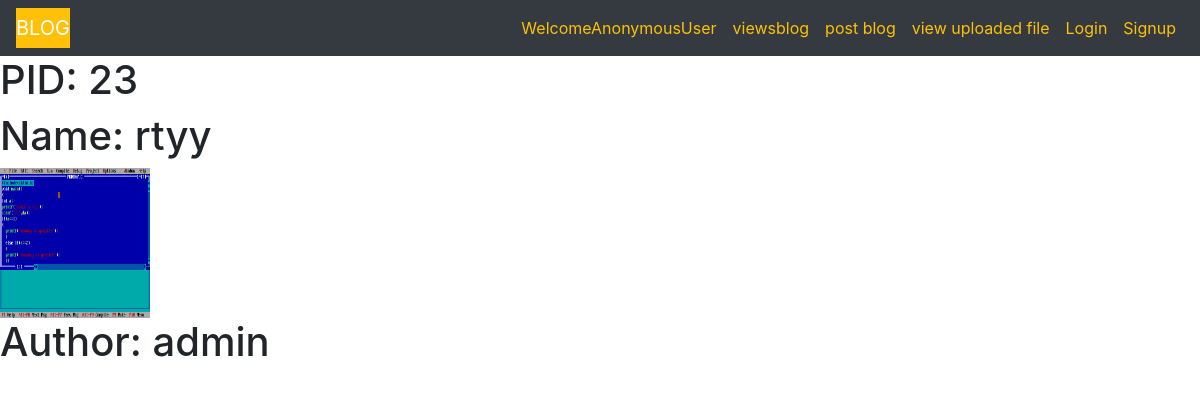
The page /detailproduct/23 on the database its author committed.
### blogapp/models.py (models this page shows)
class upload(models.Model):
    Title=models.CharField(max_length=30,default='')
    Description=models.CharField(max_length=500,default='')
    name=models.CharField(max_length=50)
    pic=models.FileField(upload_to='image/')
    author=models.CharField(max_length=50)
    upload_date=models.DateTimeField(default=datetime.now)

### blogapp/views.py (the view)
# urls.py: path('detailproduct/<pid>',views.Detailview),
def Detailview(request,pid):
    images=upload.objects.get(id=pid)
    return render(request,'blogapp/detailview.html',{'images':images})

### templates/blogapp/detailview.html
{% extends 'blogapp/base.html'%}
  {% block parentblock %}
<h1>product Details</h1>
{% if images  %}
  <h1> PID: {{images.id}} </h1>
  <h1> Name: {{images.name}} </h1>
  <img src="{{images.pic.url}}" alt="my pic" height="150" width="150">
  <h1> Author: {{images.author}}</h1>
{%endif%}
  {%endblock%}

### rows shown on the page
upload: id "23", name "rtyy", pic (picture), author "admin"

### other values the page prints
{{ request.user }} "AnonymousUser"
